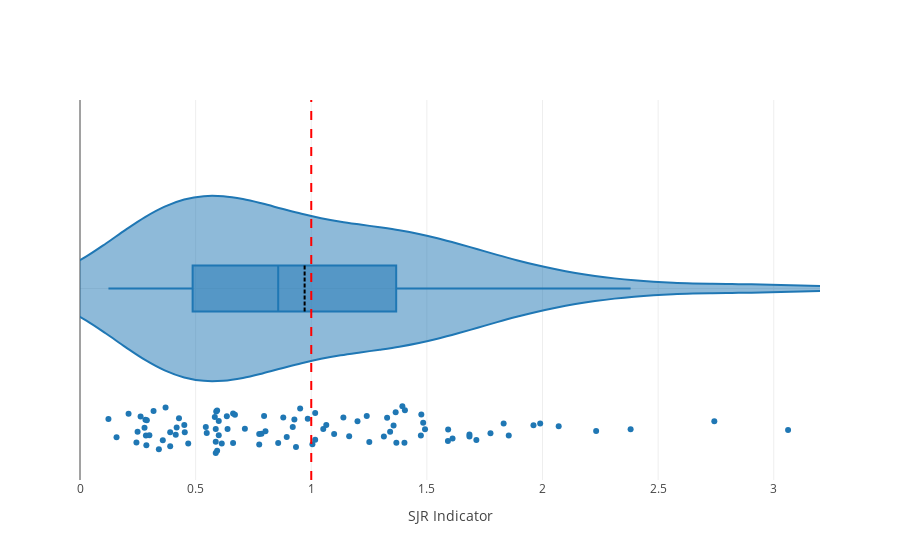

Source (notebook cell):
### Code cell
fig = go.Figure()
fig.add_trace(go.Violin(x=df_journals['SJR Indicator'], box_visible=True, meanline_visible=True, marker_outliercolor='black', meanline_color='black', points='all', name=''))
fig.add_vline(x=1, line_dash="dash", line_color="red")
fig.update_xaxes(range=RANGE_X, title="SJR Indicator")
fig.write_image('searchandstudyselectionvalidation/journals_violinplot_sjr.pdf', width=WIDTH, height=HALF_HEIGHT)
fig.show()

### Figure 1 — Plotly figure (JSON) as saved in the notebook; plotly's stock layout.template omitted (floating-point values rounded to 4 significant figures)
{"data": [{"box": {"visible": true}, "marker": {"outliercolor": "black"}, "meanline": {"color": "black", "visible": true}, "name": "", "points": "all", "type": "violin", "x": ["Not assigned", 0.796, 0.662, "Not assigned", 0.3, 1.714, "Not assigned", 0.6, 0.593, 2.743, 1.403, "Not assigned", "Not assigned", 0.123, 1.591, 0.985, 0.857, 1.99, 0.287, 0.934, 1.052, 1.592, 0.544, 0.318, 1.251, 1.405, 1.368, 0.589, 0.453, 1.328, 1.492, 0.587, 1.611, 0.802, "Not assigned", 1.341, 1.775, 1.2, 1.684, 0.638, 1.684, 0.587, 1.854, 1.314, 1.476, 0.894, 0.92, 0.158, 1.356, 1.099, 0.952, 0.468, 1.365, 0.279, "Not assigned", 0.285, 0.289, "Not assigned", "Not assigned", "Not assigned", 0.262, 1.164, 0.593, 1.484, 1.139, 2.07, 0.713, 0.283, 2.381, 0.6, 1.474, 0.341, 0.587, 0.775, 0.358, 0.548, 0.879, 0.785, 0.249, 0.414, 1.961, 1.832, 0.662, "Not assigned", 0.418, 0.451, 1.24, 1.005, 0.39, 0.428, "Not assigned", "Not assigned", "Not assigned", 0.613, 0.21, 0.927, "Not assigned", 0.39, 0.244, 3.062, 0.583, 0.635, 0.37, "Not assigned", 0.775, 1.394, 1.017, 1.017, 2.232, 1.065, 0.67]}], "layout": {"shapes": [{"line": {"color": "red", "dash": "dash"}, "type": "line", "x0": 1, "x1": 1, "xref": "x", "y0": 0, "y1": 1, "yref": "y domain"}], "xaxis": {"range": [0, 3.2], "title": {"text": "SJR Indicator"}}}}
